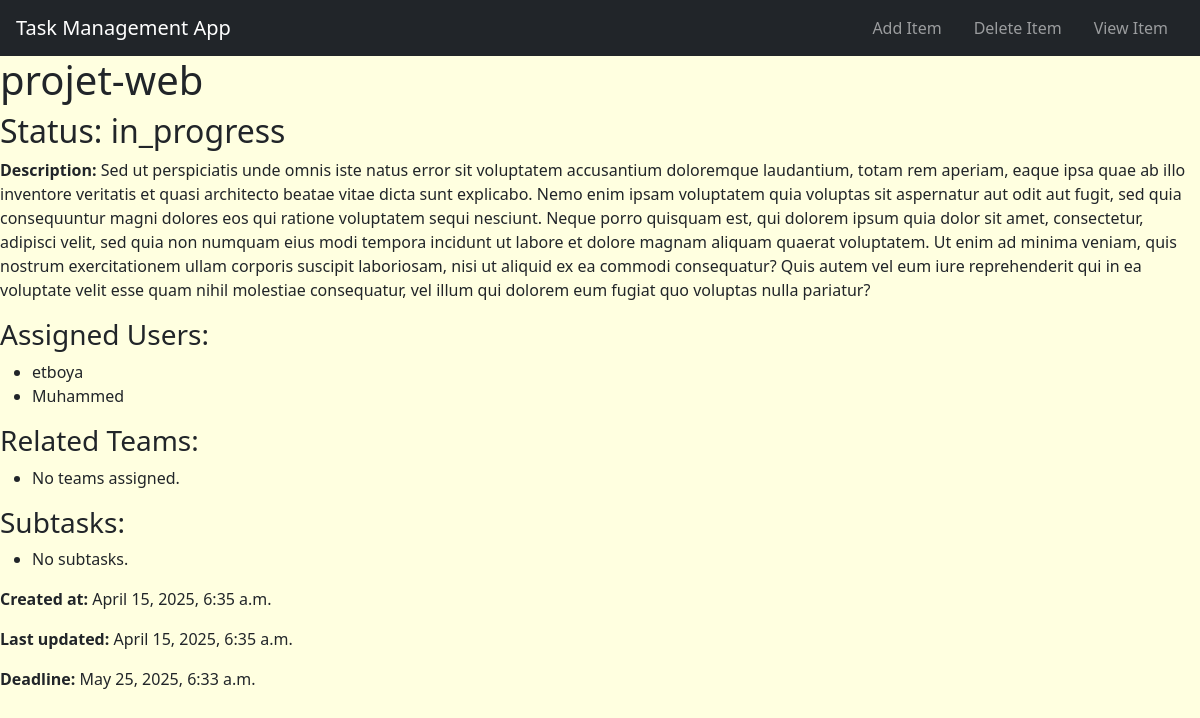
/tasks/1/, run on the app's committed database.
### tasks/models.py (models this page shows, shortened)
class Task(models.Model):
    STATUS_CHOICES = [
        ('todo', 'To Do'),
        ('in_progress', 'In Progress'),
        ('done', 'Done'),
    ]
    title = models.CharField(max_length=200)
    status = models.CharField(max_length=20, choices=STATUS_CHOICES, default='todo')
    description = models.TextField(blank=True)
    users = models.ManyToManyField(User, related_name='tasks')  # Users assigned to the task
    teams = models.ManyToManyField(Team, related_name='tasks' , blank=True)  # Teams related to the task
    subtasks = models.ManyToManyField('self', symmetrical=False, blank=True, related_name='parent_tasks')  # Optional sub-task linkage
    created_at = models.DateTimeField(auto_now_add=True)
    updated_at = models.DateTimeField(auto_now=True)
    deadline = models.DateTimeField(null=True, blank=True)

### tasks/views.py (the view)
# urls.py: path("tasks/<int:task_id>/", views.detail_task, name="detail_task"),
def detail_task(request,task_id):
    task = Task.objects.get(pk=task_id)
    context = {
        "task":task,
    }
    return render(request,"tasks/detail.html",context)

### tasks/templates/tasks/detail.html (shortened to what this page needs)
{% extends 'base.html' %}
    {% block body %}
    <h1>{{ task.title }}</h1>
    <h2>Status: {{ task.status }}</h2>
    {% if task.description %}
        <p><strong>Description:</strong> {{ task.description }}</p>
    {% endif %}
    <h3>Assigned Users:</h3>
    <ul>
        {% for user in task.users.all %}
            <li>{{ user.username }}</li>
        {% empty %}
            <li>No users assigned.</li>
        {% endfor %}
    </ul>
    <h3>Related Teams:</h3>
    <ul>
        {% for team in task.teams.all %}
            <li>{{ team.name }}</li>
        {% empty %}
            <li>No teams assigned.</li>
        {% endfor %}
    </ul>
    <h3>Subtasks:</h3>
    <ul>
        {% for subtask in task.subtasks.all %}
            <li>{{ subtask.title }}</li>
        {% empty %}
            <li>No subtasks.</li>
        {% endfor %}
    </ul>
    <p><strong>Created at:</strong> {{ task.created_at }}</p>
    <p><strong>Last updated:</strong> {{ task.updated_at }}</p>
    {% if task.deadline %}
        <p><strong>Deadline:</strong> {{ task.deadline }}</p>
    {% endif %}
{% endblock %}

### tasks/static/tasks/styles.css (style rules this page uses)
body { background-color: lightyellow; }
li { margin: auto; }

### data on the page
Task: title "projet-web", status "in_progress", description "Sed ut perspiciatis unde omnis iste natus error sit voluptatem accusantium doloremque laudantium, totam rem aperiam, eaque ipsa quae ab illo inventore veritatis et quasi architecto beatae vitae dicta sunt explicabo. Nemo enim ipsam voluptatem quia voluptas sit aspernatur aut odit aut fugit, sed quia consequuntur magni dolores eos qui ratione voluptatem sequi nesciunt. Neque porro quisquam est, qui dolorem ipsum quia dolor sit amet, consectetur, adipisci velit, sed quia non numquam eius modi tempora incidunt ut labore et dolore magnam aliquam quaerat voluptatem. Ut enim ad minima veniam, quis nostrum exercitationem ullam corporis suscipit laboriosam, nisi ut aliquid ex ea commodi…", created_at "April 15, 2025, 6:35 a.m.", updated_at "April 15, 2025, 6:35 a.m.", deadline "May 25, 2025, 6:33 a.m."

### other printed values
{{ user.username }} "etboya"
{{ user.username }} "Muhammed"
